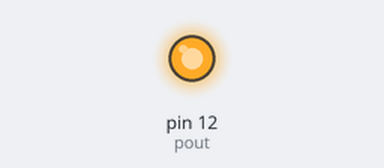
The sketch below on a simulated Arduino Uno, built with avr-gcc and run on an emulated ATmega328P. Shown: output pins drawn as LEDs (lit = HIGH).

Above: at 0.1 s.
Timing chart, 0 to 1.6 s (numbered marks = the images above):
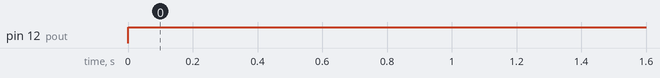

Measured:
- by itself, pin 12 (pout): LOW → HIGH at 0.00 s

The sketch:

pwmmotor.ino
```cpp
/*
this goes on your arduino
for use with Processing example SimpleSerialArduinoscope

*/

// holds temp vals

int time=0;
const int dlay=1;
const int  pout=12;
const int  pin=7;

void setup() {
  // set 2
    pinMode(pout, OUTPUT);
    pinMode(pin, INPUT);


  Serial.begin(9600);
}

void loop() {
//int brightness = map( analogRead(0),0,1023, 0, 255);
//int brightness = analogRead(0)/10.;
//int brightness = digitalRead(pin);
 // Serial.println(brightness);
  //delay(dlay);
  //if(brightness==HIGH)
  analogWrite(pout,1055);
  //delay(1000);
  //analogWrite(pout,0);
  //delay(100);

  }
```
